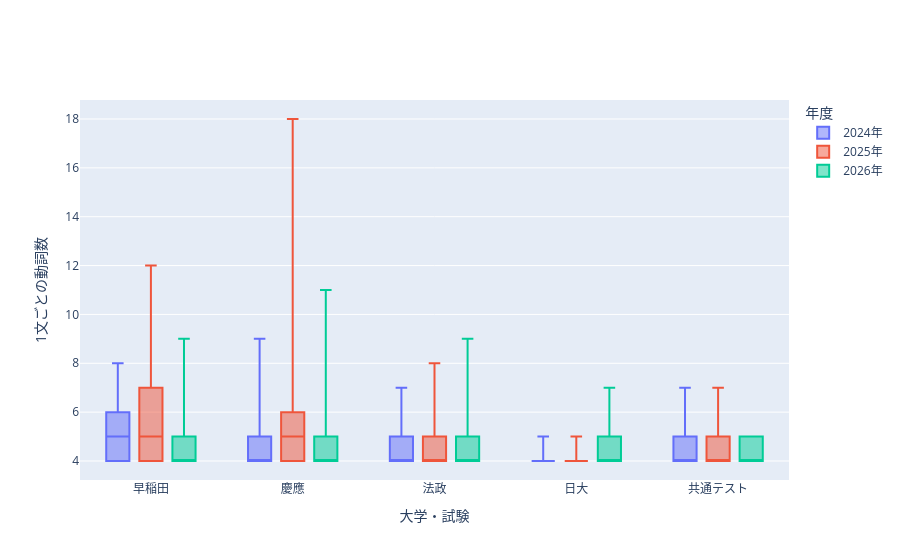

Here is the notebook cell this chart was saved with:
### Code cell
# Compute the minimum, quartiles, and maximum for each university and year.
box_stats = (
    df_kakomon_2.groupby(["univ_name", "year"])["verb_count"]
    .agg(
        minimum="min",
        q1=lambda values: values.quantile(0.25),
        median="median",
        q3=lambda values: values.quantile(0.75),
        maximum="max",
    )
    .reset_index()
)

fig = go.Figure()
for year in sorted(box_stats["year"].unique()):
    stats = box_stats[box_stats["year"] == year]
    fig.add_trace(go.Box(
        name=f"{year}年",
        x=stats["univ_name"].map(label_name),
        q1=stats["q1"],
        median=stats["median"],
        q3=stats["q3"],
        lowerfence=stats["minimum"],
        upperfence=stats["maximum"],
        boxpoints=False,
    ))

fig.update_layout(boxmode="group", xaxis_title="大学・試験", yaxis_title="1文ごとの動詞数", legend_title_text="年度")
fig.update_xaxes(
    categoryorder="array",
    categoryarray=["早稲田", "慶應", "法政", "日大", "共通テスト"],
)
fig.show()

### Figure 1 — Plotly figure (JSON) as saved in the notebook; plotly's stock layout.template omitted (floating-point values rounded to 4 significant figures)
{"data": [{"boxpoints": false, "lowerfence": [4, 4, 4, 4, 4], "median": [4.0, 4.0, 4.0, 4.0, 5.0], "name": "2024年", "q1": [4.0, 4.0, 4.0, 4.0, 4.0], "q3": [5.0, 5.0, 5.0, 4.0, 6.0], "type": "box", "upperfence": [7, 9, 7, 5, 8], "x": ["法政", "慶應", "共通テスト", "日大", "早稲田"]}, {"boxpoints": false, "lowerfence": [4, 4, 4, 4, 4], "median": [4.0, 5.0, 4.0, 4.0, 5.0], "name": "2025年", "q1": [4.0, 4.0, 4.0, 4.0, 4.0], "q3": [5.0, 6.0, 5.0, 4.0, 7.0], "type": "box", "upperfence": [8, 18, 7, 5, 12], "x": ["法政", "慶應", "共通テスト", "日大", "早稲田"]}, {"boxpoints": false, "lowerfence": [4, 4, 4, 4, 4], "median": [4.0, 4.0, 4.0, 4.0, 4.0], "name": "2026年", "q1": [4.0, 4.0, 4.0, 4.0, 4.0], "q3": [5.0, 5.0, 5.0, 5.0, 5.0], "type": "box", "upperfence": [9, 11, 5, 7, 9], "x": ["法政", "慶應", "共通テスト", "日大", "早稲田"]}], "layout": {"boxmode": "group", "legend": {"title": {"text": "年度"}}, "xaxis": {"categoryarray": ["早稲田", "慶應", "法政", "日大", "共通テスト"], "categoryorder": "array", "title": {"text": "大学・試験"}}, "yaxis": {"title": {"text": "1文ごとの動詞数"}}}}
